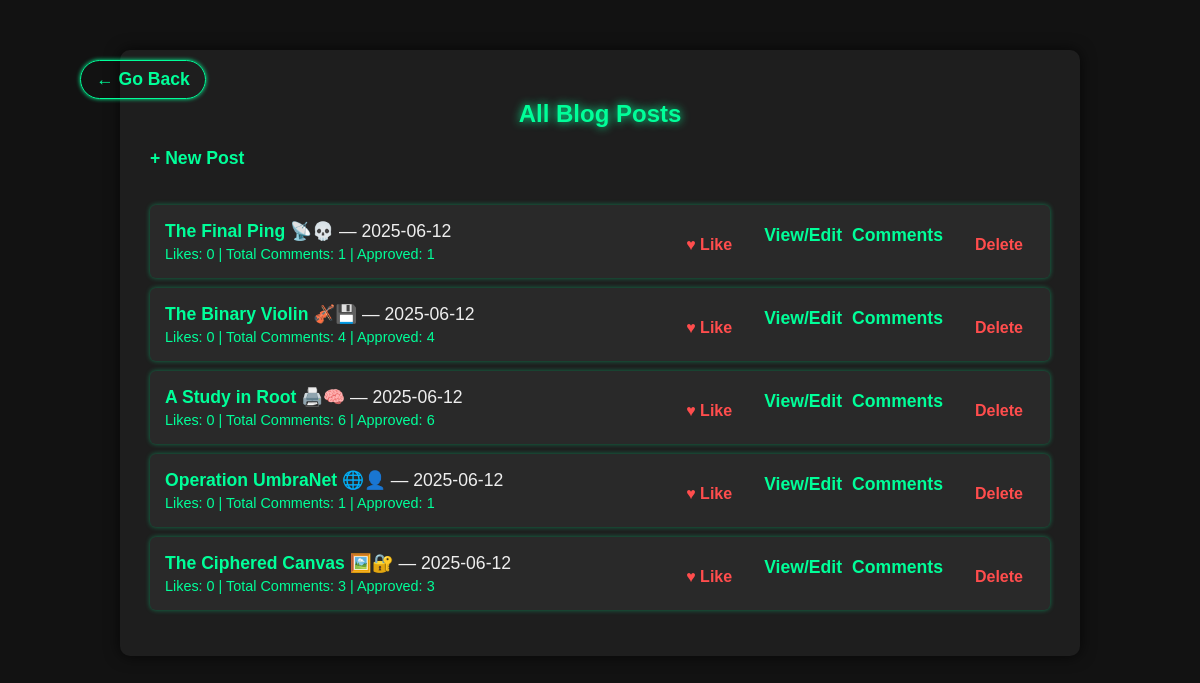
The app's page /admin/posts (signed in) with its own data.
### admin/models.py (models this page shows, shortened)
class BlogPost(db.Model):
    id = db.Column(db.Integer, primary_key=True)
    title = db.Column(db.String(200), nullable=False)
    slug = db.Column(db.String(200), unique=True, nullable=False)
    content = db.Column(db.Text, nullable=False)
    created_at = db.Column(db.DateTime, default=datetime.utcnow)
    likes = db.Column(db.Integer, default=0)
    comments = db.relationship('Comment', backref='blog', lazy=True, cascade='all, delete-orphan')

### admin/routes.py (the view)
@admin_routes.route('/posts')
def posts():
    if not session.get('admin_logged_in'):
        return redirect(url_for('admin.login'))
    all_posts = BlogPost.query.order_by(BlogPost.created_at.desc()).all()
    return render_template('admin/admin_posts.html', posts=all_posts)

### admin/templates/admin/admin_posts.html (shortened to what this page needs)
<!DOCTYPE html>
<html>
<head>
</head>
<body>
  <a href="{{ url_for('admin.dashboard') }}" class="back-button"> ← Go Back</a>
  <div class="container">
    <h2>All Blog Posts</h2>
    <a href="{{ url_for('admin.new_post') }}">+ New Post</a>
    <ul>
      {% for post in posts %}
        <li>
          <div class="post-header">
            <div>
              <strong>{{ post.title }}</strong> — {{ post.created_at.strftime('%Y-%m-%d') }}
              <div class="post-meta">
                Likes: {{ post.likes or 0 }} |
                Total Comments: {{ post.comments | length }} |
                Approved: {{ post.comments | selectattr('approved', 'equalto', True) | list | length }}
              </div>
            </div>
            <div class="post-actions">
              <form action="{{ url_for('admin.like_post', blog_id=post.id) }}" method="POST" style="display:inline;">
                <button type="submit" class="like-btn">&#9829; Like</button>
              </form>
              <a href="{{ url_for('admin.edit_post', blog_id=post.id) }}">View/Edit</a>
              <a href="javascript:void(0);" class="toggle-comments" data-post-id="{{ post.id }}">Comments</a>
              <form action="{{ url_for('admin.delete_post', blog_id=post.id) }}" method="POST" style="display:inline;">
                <button type="submit" onclick="return confirm('Are you sure you want to delete this post?');">Delete</button>
              </form>
            </div>
          </div>
        </li>
      {% endfor %}
    </ul>
  </div>
</body>
</html>

### admin/templates/admin/admin_posts.html (style rules this page uses)
body { font-family: Arial, sans-serif; background-color: #121212; color: #eee; margin: 0; padding: 0; }
.container { max-width: 900px; margin: 50px auto; padding: 30px; background-color: #1e1e1e; border-radius: 10px; box-shadow: 0 0 15px rgba(0,0,0,0.7); }
h2 { color: #00ff99; text-align: center; margin-bottom: 20px; text-shadow: 0 0 10px #00ff99; }
a { display: inline-block; margin-bottom: 20px; color: #00ff99; text-decoration: none; font-weight: bold; font-size: 1.1rem; transition: color 0.3s ease; cursor: pointer; }
ul { list-style-type: none; padding: 0; }
ul li { background-color: #292929; margin-bottom: 10px; padding: 12px 15px; border-radius: 6px; font-size: 1.1rem; color: #eee; box-shadow: 0 0 5px rgba(0, 255, 153, 0.4); }
ul li .post-header { display: flex; justify-content: space-between; align-items: center; }
ul li strong { color: #00ff99; }
form button { background-color: #ff4d4d; color: white; border: none; padding: 8px 12px; border-radius: 5px; margin-left: 10px; cursor: pointer; font-weight: bold; }
.post-actions { display: flex; gap: 10px; align-items: center; margin-top: 8px; }
.post-actions form { margin: 0; }
.post-actions button { background: none; border: none; color: #ff4d4d; cursor: pointer; font-size: 1rem; font-weight: bold; transition: color 0.3s ease; }
.back-button { position: absolute; top: 60px; left: 80px; color: #00ff99; background-color: transparent; border: 0.5px solid #00ff99; padding: 8px 15px; border-radius: 25px; font-weight: bold; text-decoration: none; transition: 0.3s ease; box-shadow: 0 0 4px #00ff99; }
.post-meta { font-size: 0.9rem; color: #00ff99; margin-top: 4px; }
.like-btn { background-color: #007bff; color: white; border: none; padding: 6px 12px; border-radius: 4px; cursor: pointer; font-size: 0.85rem; margin-right: 10px; }

### records on screen
BlogPost: title "The Final Ping 📡💀", created_at "2025-06-12", likes "0", comments|length "1", comments|selectattr "1"
BlogPost: title "The Binary Violin 🎻💾", created_at "2025-06-12", likes "0", comments|length "4", comments|selectattr "4"
BlogPost: title "A Study in Root 🖨️🧠", created_at "2025-06-12", likes "0", comments|length "6", comments|selectattr "6"
BlogPost: title "Operation UmbraNet 🌐👤", created_at "2025-06-12", likes "0", comments|length "1", comments|selectattr "1"
BlogPost: title "The Ciphered Canvas 🖼️🔐", created_at "2025-06-12", likes "0", comments|length "3", comments|selectattr "3"
